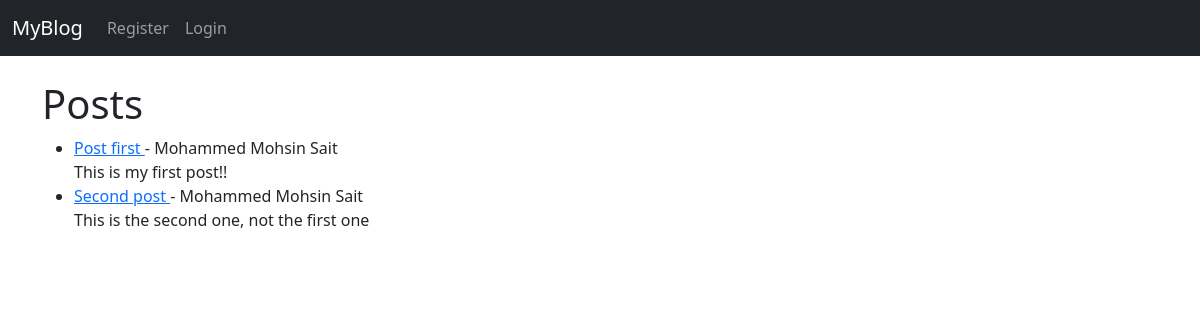
The app's page /, older data.
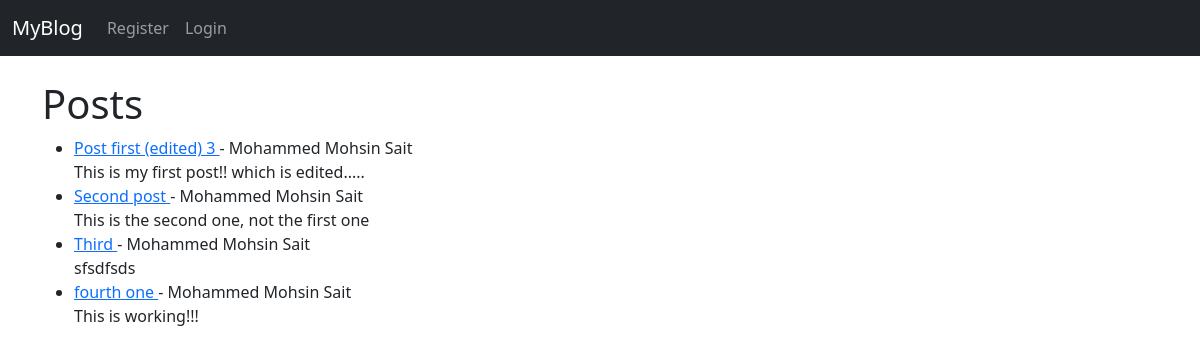
The same page, newer data.
### theblog/models.py (models this page shows, shortened)
class Post(models.Model):
    title = models.CharField(max_length=255)
    title_tag = models.CharField(max_length=255)
    author = models.ForeignKey(User, on_delete=models.CASCADE)
    body = models.TextField()
    post_date = models.DateField(auto_now_add=True)

### theblog/views.py (the view)
# urls.py: path('', HomeView.as_view(), name="home"),
class HomeView(ListView):
    model = Post
    template_name = 'home.html'
    ordering = ['-post_date']

### theblog/templates/home.html (shortened to what this page needs)
{% extends "base.html" %}
{% block content %}
<h1>Posts</h1>
<ul>
    {% for post in object_list %}
        <li>
            <a href="{% url 'article-detail' post.pk %}">
                {{ post.title }}
            </a>
            - {{ post.author.first_name }}
            {{ post.author.last_name }}
            <br>
            {{ post.body }}
        </li>
    {% endfor %}
</ul>
{% endblock content %}

### theblog/templates/base.html (shortened to what this page needs)
<!doctype html>
<html lang="en">
  <head>
    <link href="https://cdn.jsdelivr.net/npm/bootstrap@5.0.0-beta2/dist/css/bootstrap.min.css" rel="stylesheet">
  </head>
  <body>
    <nav class="navbar navbar-expand-lg navbar-dark bg-dark">
        <div class="container-fluid">
          <a class="navbar-brand" href="{% url 'home' %}">MyBlog</a>
          <div class="collapse navbar-collapse" id="navbarSupportedContent">
            <ul class="navbar-nav me-auto mb-2 mb-lg-0">
              {% if user.is_authenticated %}
                <li class="nav-item">
                  <a class="nav-link" href="{% url 'add_post' %}">Add new blog</a>
                </li>
                <li class="nav-item">
                  <a class="nav-link" href="{% url 'logout' %}">Logout</a>
                </li>
              {% else %}
                <li class="nav-item">
                  <a class="nav-link" href="{% url 'register' %}">Register</a>
                </li>
                <li class="nav-item">
                  <a class="nav-link" href="{% url 'login' %}">Login</a>
                </li>
              {% endif %}
            </ul>
          </div>
        </div>
      </nav>
      <br>
        <div class="container">
            {% block content %}
            {% endblock content %}
        </div>
  </body>
</html>

Row changes from the older to the newer data that the page shows:
changed Post: title "Post first" → "Post first (edited) 3"; body "This is my first post!!" → "This is my first post!! which is edited....."
added Post: title "Third", author.first_name "Mohammed Mohsin", author.last_name "Sait", body "sfsdfsds"
added Post: title "fourth one", author.first_name "Mohammed Mohsin", author.last_name "Sait", body "This is working!!!"
